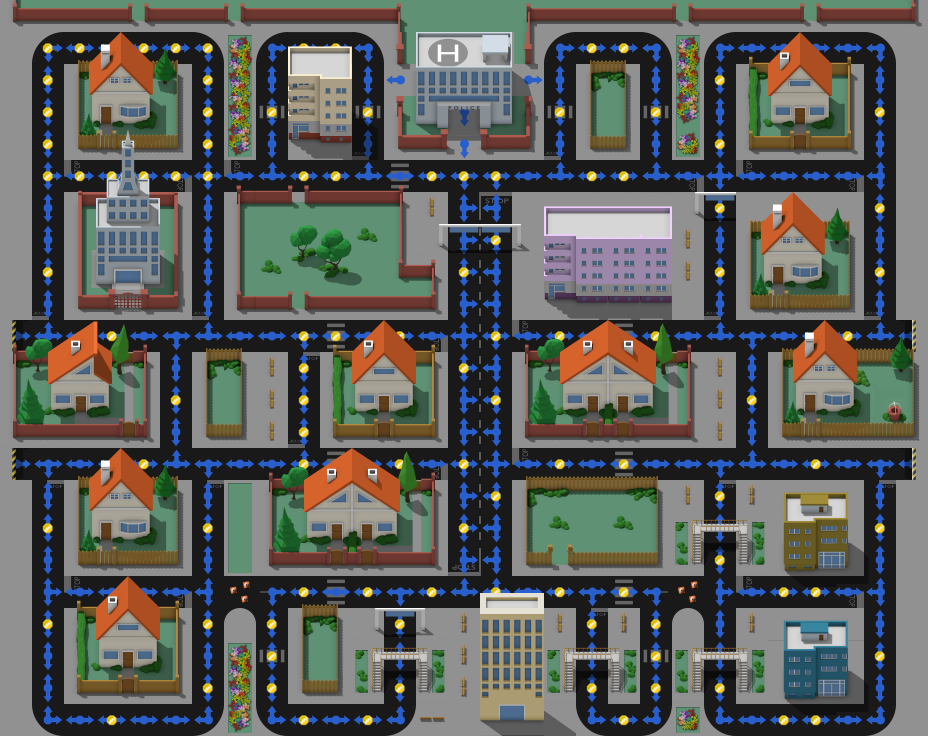

A 2D game scene composited from a Tiled map and its tileset images. What follows is a short description and the map's XML, with each tile layer's data collapsed to a summary:
An orthogonal 29x23 tile map with 32x32 px tiles, 5 tile layers (Background, Path, dots, overlay_strada, ...), 3 tilesets and 13 objects (5x pill, 4x teleport, red_enemy, green_enemy, blue_enemy, ...).

<map version="1.0" orientation="orthogonal" renderorder="right-down" width="29" height="23" tilewidth="32" tileheight="32" nextobjectid="14">
 <tileset firstgid="1" name="metatiles" tilewidth="32" tileheight="32" tilecount="20" columns="5">
  <image source="../img/map/metatiles.png" width="160" height="128" />
  <tile id="0">
   <properties>
    <property name="direction" value="1110" />
   </properties>
  </tile>
  <tile id="1">
   <properties>
    <property name="direction" value="0111" />
   </properties>
  </tile>
  <tile id="2">
   <properties>
    <property name="direction" value="1011" />
   </properties>
  </tile>
  <tile id="3">
   <properties>
    <property name="direction" value="1101" />
   </properties>
  </tile>
  <tile id="4">
   <properties>
    <property name="direction" value="1111" />
   </properties>
  </tile>
  <tile id="5">
   <properties>
    <property name="direction" value="1100" />
   </properties>
  </tile>
  <tile id="6">
   <properties>
    <property name="direction" value="0110" />
   </properties>
  </tile>
  <tile id="7">
   <properties>
    <property name="direction" value="0011" />
   </properties>
  </tile>
  <tile id="8">
   <properties>
    <property name="direction" value="1001" />
   </properties>
  </tile>
  <tile id="9">
   <properties>
    <property name="direction" value="1010" />
   </properties>
  </tile>
  <tile id="10">
   <properties>
    <property name="direction" value="1000" />
   </properties>
  </tile>
  <tile id="11">
   <properties>
    <property name="direction" value="0100" />
   </properties>
  </tile>
  <tile id="12">
   <properties>
    <property name="direction" value="0010" />
   </properties>
  </tile>
  <tile id="13">
   <properties>
    <property name="direction" value="0001" />
   </properties>
  </tile>
  <tile id="14">
   <properties>
    <property name="direction" value="0101" />
   </properties>
  </tile>
  <tile id="15">
   <properties>
    <property name="direction" value="0000" />
    <property name="type" value="solid" />
   </properties>
  </tile>
 </tileset>
 <tileset firstgid="21" name="case" tilewidth="32" tileheight="32" tilecount="616" columns="8">
  <image source="../img/map/casetiles.png" width="256" height="2464" />
 </tileset>
 <tileset firstgid="637" name="strade" tilewidth="32" tileheight="32" tilecount="52" columns="4">
  <image source="../img/map/stradatiles.png" width="128" height="416" />
 </tileset>
 <layer name="Background" width="29" height="23">
  <properties>
   <property name="preRender" value="false" />
  </properties>
  <data>[667 cells, 667 non-empty, 216 distinct tile ids]</data>
 </layer>
 <layer name="Path" width="29" height="23">
  <data>[667 cells, 259 non-empty, 14 distinct tile ids]</data>
 </layer>
 <layer name="dots" width="29" height="23">
  <data>[667 cells, 100 non-empty, 1 distinct tile ids]</data>
 </layer>
 <objectgroup name="Enemies">
  <object id="1" name="enemy" type="red_enemy" gid="18" x="384" y="96" width="32" height="32">
   <properties>
    <property name="behavior" value="random" />
    <property name="delay" value="1000" />
    <property name="keepAlive" value="true" />
   </properties>
  </object>
  <object id="2" name="enemy" type="green_enemy" gid="18" x="512" y="96" width="32" height="32">
   <properties>
    <property name="behavior" value="random" />
    <property name="delay" value="2000" />
    <property name="keepAlive" value="true" />
   </properties>
  </object>
  <object id="3" name="enemy" type="blue_enemy" gid="18" x="448" y="128" width="32" height="32">
   <properties>
    <property name="behavior" value="chase" />
    <property name="keepAlive" value="true" />
   </properties>
  </object>
 </objectgroup>
 <objectgroup name="Entities">
  <object id="4" name="teleport" gid="20" x="0" y="352" width="32" height="32">
   <properties>
    <property name="destination" value="2" />
    <property name="id" value="1" />
   </properties>
  </object>
  <object id="5" name="teleport" gid="20" x="896" y="352" width="32" height="32">
   <properties>
    <property name="destination" value="1" />
    <property name="id" value="2" />
   </properties>
  </object>
  <object id="6" name="player" gid="19" x="480" y="288" width="32" height="32" />
  <object id="7" name="teleport" gid="20" x="896" y="480" width="32" height="32">
   <properties>
    <property name="destination" value="4" />
    <property name="id" value="3" />
   </properties>
  </object>
  <object id="8" name="teleport" gid="20" x="0" y="480" width="32" height="32">
   <properties>
    <property name="destination" value="3" />
    <property name="id" value="4" />
   </properties>
  </object>
 </objectgroup>
 <objectgroup name="powerup">
  <object id="9" name="pill" gid="17" x="256" y="736" width="32" height="32" />
  <object id="10" name="pill" gid="17" x="640" y="736" width="32" height="32" />
  <object id="11" name="pill" gid="17" x="608" y="64" width="32" height="32" />
  <object id="12" name="pill" gid="17" x="864" y="64" width="32" height="32" />
  <object id="13" name="pill" gid="17" x="32" y="736" width="32" height="32" />
 </objectgroup>
 <layer name="overlay_strada" width="29" height="23">
  <data>[667 cells, 4 non-empty, 2 distinct tile ids]</data>
 </layer>
 <layer name="overlay" width="29" height="23">
  <data>[667 cells, 122 non-empty, 74 distinct tile ids]</data>
 </layer>
</map>
